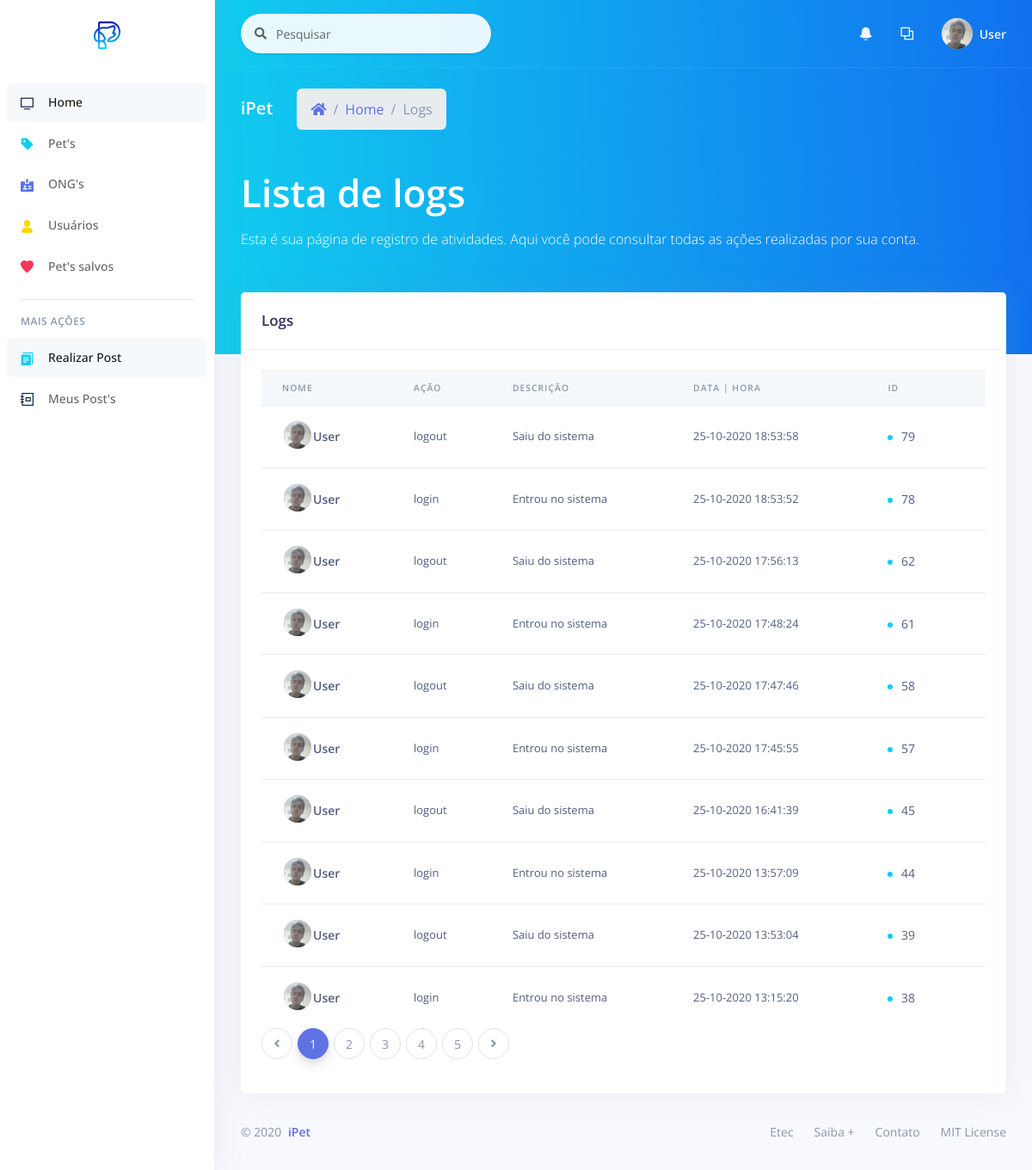
The app's page /_site/_user/list/list_log.php (signed in) with its own data.
### tables this page shows
CREATE TABLE `log` (
  `id_log` int(11) NOT NULL,
  `description` varchar(200) NOT NULL,
  `action` varchar(50) NOT NULL,
  `user_id` int(11) NOT NULL,
  `user_name` varchar(200) NOT NULL,
  `user_doc` varchar(11) NOT NULL,
  `created_at` varchar(50) NOT NULL
);

### _site/_user/list/list_log.php (the view, shortened to what this page needs)
<?php
include_once('../../controller/connect.php');
?>
<!DOCTYPE html>
<html>
<head>
  <?php
    include_once "../../assets/components/styles.php";
  ?>
</head>
<body>
  <?php
    include_once "../components/sidenav.php";
  ?>
  <div class="main-content" id="panel">
    <?php
      include_once "../components/top_nav.php";
    ?>
    <div class="header bg-gradient-info pb-6">
      <div class="container-fluid">
        <div class="header-body">
          <div class="row align-items-center py-4">
            <div class="col-lg-6 col-7">
              <h6 class="h2 text-white d-inline-block mb-0">iPet</h6>
              <nav aria-label="breadcrumb" class="d-none d-md-inline-block ml-md-4">
                <ol class="breadcrumb breadcrumb-links breadcrumb-dark">
                  <li class="breadcrumb-item"><a href="#"><i class="fas fa-home"></i></a></li>
                  <li class="breadcrumb-item"><a href="../home.php">Home</a></li>
                  <li class="breadcrumb-item active" aria-current="page">Logs</li>
                </ol>
              </nav>
            </div>
          </div>
          <div class="row">
            <div class="col">
            <h1 class="display-2 text-white">Lista de logs</h1>
            <p class="text-white mt-0 mb-5">Esta é sua página de registro de atividades. Aqui você pode consultar todas as ações realizadas por sua conta.</p>
            </div>
          </div>
        </div>
      </div>
    </div>
    <div class="container-fluid mt--6">
      <div class="row">
        <div class="col-xl-12 order-xl-1">
          <div class="card">
            <div class="card-header">
              <div class="row align-items-center">
                <div class="col-8">
                  <h3 class="mb-0">Logs</h3>
                </div>
              </div>
            </div>
            <div class="card-body">
              <div class="table-responsive">
                <div>
                <?php
                  $num_page_itens = 10;
                  $page = (isset($_GET['page']))? $_GET['page'] : 1;
                  $id = $_SESSION['user_id'];
                  $sql_num_log = "SELECT * FROM log WHERE user_id = '$id'";
                  $res_num_log = mysqli_query($con, $sql_num_log);
                  $init = ($num_page_itens*$page)-$num_page_itens;
                  $sql_log = "SELECT * FROM log WHERE user_id = '$id' ORDER BY id_log DESC LIMIT $init, $num_page_itens";
                  $res_log = mysqli_query($con, $sql_log);
                  $array_log = mysqli_fetch_assoc($res_log);
                  $quanty_logs = mysqli_num_rows($res_num_log);
                  $num_pages = ceil($quanty_logs/$num_page_itens);
                  $profile_image =  $_SESSION['profile_image'];
                ?>
                  <table class="table align-items-center">
                    <thead class="thead-light">
                      <tr>
                        <th scope="col" class="sort" data-sort="name">Nome</th>
                        <th scope="col" class="sort" data-sort="budget">Ação</th>
                        <th scope="col" class="sort" data-sort="status">Descrição</th>
                        <th scope="col" class="sort" data-sort="completion">Data | Hora</th>
                        <th scope="col">ID</th>
                      </tr>
                    </thead>
                    <tbody class="list">
                    <?php
                    do{
                    ?>
                    <tr>
                      <th scope="row">
                        <div class="media align-items-center">
                          <div class="avatar-group">
                            <a href="#" class="avatar avatar-sm rounded-circle" data-toggle="tooltip" data-original-title="<?= $array_log['user_name']; ?>">
                              <img alt="Image placeholder" src="<?= PUBLICO . 'img/users/' . $profile_image; ?>">
                            </a>
                          </div>
                          <div class="media-body">
                            <span class="name mb-0 text-sm"><?= $array_log['user_name']; ?></span>
                          </div>
                        </div>
                      </th>
                      <td class="budget">
                      <?= $array_log['action']; ?>
                      </td>
                      <td>
                      <?= $array_log['description']; ?>
                      </td>
                      <td>
                      <?= $array_log['created_at']; ?>
                      </td>
                      <td>
                        <span class="badge badge-dot mr-4">
                          <i class="bg-info"></i>
                          <span class="status"><?= $array_log['id_log']; ?></span>
                        </span>
                      </td>
                    </tr>
                    <?php
                    } while($array_log = mysqli_fetch_assoc($res_log));
                    ?>
                    </tbody>
                  </table>
                </div>
              </div>
              <nav aria-label="...">
                    <ul class="pagination">
                      <li class="page-item">
                        <a class="page-link" href="list_log.php?page=<?php if($page==1){ echo 1;}else{echo $page-1;};?>" tabindex="-1">
                          <i class="fa fa-angle-left"></i>
                        </a>
                      </li>
                      <?php
                        for($i=1;$i<$num_pages+1;$i++){
                          $current = "";
                          if($page == $i){
                            $current = "active";
                          }
                      ?>
                      <li class="page-item <?= $current; ?>"><a class="page-link" href="list_log.php?page=<?= $i; ?>"><?= $i; ?></a></li>
                      <?php }?>
                      <li class="page-item">
                        <a class="page-link" href="list_log.php?page=<?php if($page<$num_pages){ echo $page+1;}else{echo $page;};?>">
                          <i class="fa fa-angle-right"></i>
                        </a>
                      </li>
                    </ul>
              </nav>
            </div>
          </div>
        </div>
      </div>
      <?php
        include_once "../../assets/components/footer.php";
      ?>
    </div>
  </div>
</body>
</html>

### records on screen
log: user_name "User", action "logout", description "Saiu do sistema", created_at "25-10-2020 18:53:58", id_log "79"
log: user_name "User", action "login", description "Entrou no sistema", created_at "25-10-2020 18:53:52", id_log "78"
log: user_name "User", action "logout", description "Saiu do sistema", created_at "25-10-2020 17:56:13", id_log "62"
log: user_name "User", action "login", description "Entrou no sistema", created_at "25-10-2020 17:48:24", id_log "61"
log: user_name "User", action "logout", description "Saiu do sistema", created_at "25-10-2020 17:47:46", id_log "58"
log: user_name "User", action "login", description "Entrou no sistema", created_at "25-10-2020 17:45:55", id_log "57"
log: user_name "User", action "logout", description "Saiu do sistema", created_at "25-10-2020 16:41:39", id_log "45"
log: user_name "User", action "login", description "Entrou no sistema", created_at "25-10-2020 13:57:09", id_log "44"
log: user_name "User", action "logout", description "Saiu do sistema", created_at "25-10-2020 13:53:04", id_log "39"
log: user_name "User", action "login", description "Entrou no sistema", created_at "25-10-2020 13:15:20", id_log "38"

### other values on screen
$_SESSION['name'] "User"
